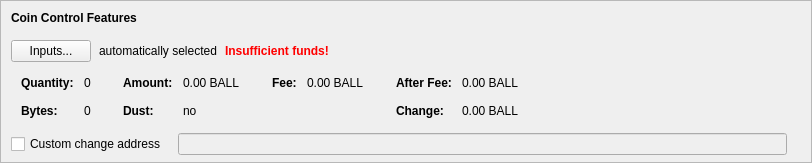
    <widget class="QFrame" name="frameCoinControl">
     <property name="sizePolicy">
      <sizepolicy hsizetype="Expanding" vsizetype="Expanding">
       <horstretch>0</horstretch>
       <verstretch>0</verstretch>
      </sizepolicy>
     </property>
     <property name="maximumSize">
      <size>
       <width>16777215</width>
       <height>16777215</height>
      </size>
     </property>
     <property name="frameShape">
      <enum>QFrame::StyledPanel</enum>
     </property>
     <property name="frameShadow">
      <enum>QFrame::Sunken</enum>
     </property>
     <layout class="QVBoxLayout" name="verticalLayoutCoinControl2">
      <property name="spacing">
       <number>0</number>
      </property>
      <property name="leftMargin">
       <number>0</number>
      </property>
      <property name="topMargin">
       <number>0</number>
      </property>
      <property name="rightMargin">
       <number>0</number>
      </property>
      <property name="bottomMargin">
       <number>6</number>
      </property>
      <item>
       <layout class="QVBoxLayout" name="verticalLayoutCoinControl" stretch="0,0,0,0,1">
        <property name="spacing">
         <number>0</number>
        </property>
        <property name="leftMargin">
         <number>10</number>
        </property>
        <property name="topMargin">
         <number>10</number>
        </property>
        <item>
         <layout class="QHBoxLayout" name="horizontalLayoutCoinControl1">
          <property name="bottomMargin">
           <number>15</number>
          </property>
          <item>
           <widget class="QLabel" name="labelCoinControlFeatures">
            <property name="sizePolicy">
             <sizepolicy hsizetype="Preferred" vsizetype="Maximum">
              <horstretch>0</horstretch>
              <verstretch>0</verstretch>
             </sizepolicy>
            </property>
            <property name="font">
             <font>
              <weight>75</weight>
              <bold>true</bold>
             </font>
            </property>
            <property name="styleSheet">
             <string notr="true">font-weight:bold;</string>
            </property>
            <property name="text">
             <string>Coin Control Features</string>
            </property>
           </widget>
          </item>
         </layout>
        </item>
        <item>
         <layout class="QHBoxLayout" name="horizontalLayoutCoinControl2" stretch="0,0,0,0">
          <property name="spacing">
           <number>8</number>
          </property>
          <property name="bottomMargin">
           <number>10</number>
          </property>
          <item>
           <widget class="QPushButton" name="pushButtonCoinControl">
            <property name="styleSheet">
             <string notr="true"/>
            </property>
            <property name="text">
             <string>Inputs...</string>
            </property>
            <property name="autoDefault">
             <bool>false</bool>
            </property>
           </widget>
          </item>
          <item>
           <widget class="QLabel" name="labelCoinControlAutomaticallySelected">
            <property name="text">
             <string>automatically selected</string>
            </property>
            <property name="margin">
             <number>5</number>
            </property>
           </widget>
          </item>
          <item>
           <widget class="QLabel" name="labelCoinControlInsuffFunds">
            <property name="font">
             <font>
              <weight>75</weight>
              <bold>true</bold>
             </font>
            </property>
            <property name="styleSheet">
             <string notr="true">color:red;font-weight:bold;</string>
            </property>
            <property name="text">
             <string>Insufficient funds!</string>
            </property>
            <property name="margin">
             <number>5</number>
            </property>
           </widget>
          </item>
          <item>
           <spacer name="horizontalSpacerCoinControl">
            <property name="orientation">
             <enum>Qt::Horizontal</enum>
            </property>
            <property name="sizeHint" stdset="0">
             <size>
              <width>40</width>
              <height>1</height>
             </size>
            </property>
           </spacer>
          </item>
         </layout>
        </item>
        <item>
         <widget class="QWidget" name="widgetCoinControl" native="true">
          <property name="sizePolicy">
           <sizepolicy hsizetype="Preferred" vsizetype="Preferred">
            <horstretch>0</horstretch>
            <verstretch>0</verstretch>
           </sizepolicy>
          </property>
          <property name="minimumSize">
           <size>
            <width>0</width>
            <height>0</height>
           </size>
          </property>
          <property name="styleSheet">
           <string notr="true"/>
          </property>
          <layout class="QHBoxLayout" name="horizontalLayoutCoinControl5">
           <property name="leftMargin">
            <number>0</number>
           </property>
           <property name="topMargin">
            <number>0</number>
           </property>
           <property name="rightMargin">
            <number>0</number>
           </property>
           <property name="bottomMargin">
            <number>0</number>
           </property>
           <item>
            <layout class="QHBoxLayout" name="horizontalLayoutCoinControl3" stretch="0,0,0,1">
             <property name="spacing">
              <number>20</number>
             </property>
             <property name="topMargin">
              <number>0</number>
             </property>
             <property name="bottomMargin">
              <number>10</number>
             </property>
             <item>
              <layout class="QFormLayout" name="formLayoutCoinControl1">
               <property name="horizontalSpacing">
                <number>10</number>
               </property>
               <property name="verticalSpacing">
                <number>14</number>
               </property>
               <property name="leftMargin">
                <number>10</number>
               </property>
               <property name="topMargin">
                <number>4</number>
               </property>
               <property name="rightMargin">
                <number>6</number>
               </property>
               <item row="0" column="0">
                <widget class="QLabel" name="labelCoinControlQuantityText">
                 <property name="font">
                  <font>
                   <weight>75</weight>
                   <bold>true</bold>
                  </font>
                 </property>
                 <property name="text">
                  <string>Quantity:</string>
                 </property>
                 <property name="margin">
                  <number>0</number>
                 </property>
                </widget>
               </item>
               <item row="0" column="1">
                <widget class="QLabel" name="labelCoinControlQuantity">
                 <property name="cursor">
                  <cursorShape>IBeamCursor</cursorShape>
                 </property>
                 <property name="contextMenuPolicy">
                  <enum>Qt::ActionsContextMenu</enum>
                 </property>
                 <property name="text">
                  <string notr="true">0</string>
                 </property>
                 <property name="margin">
                  <number>0</number>
                 </property>
                 <property name="textInteractionFlags">
                  <set>Qt::LinksAccessibleByMouse|Qt::TextSelectableByKeyboard|Qt::TextSelectableByMouse</set>
                 </property>
                </widget>
               </item>
               <item row="1" column="0">
                <widget class="QLabel" name="labelCoinControlBytesText">
                 <property name="font">
                  <font>
                   <weight>75</weight>
                   <bold>true</bold>
                  </font>
                 </property>
                 <property name="text">
                  <string>Bytes:</string>
                 </property>
                </widget>
               </item>
               <item row="1" column="1">
                <widget class="QLabel" name="labelCoinControlBytes">
                 <property name="cursor">
                  <cursorShape>IBeamCursor</cursorShape>
                 </property>
                 <property name="contextMenuPolicy">
                  <enum>Qt::ActionsContextMenu</enum>
                 </property>
                 <property name="text">
                  <string notr="true">0</string>
                 </property>
                 <property name="textInteractionFlags">
                  <set>Qt::LinksAccessibleByMouse|Qt::TextSelectableByKeyboard|Qt::TextSelectableByMouse</set>
                 </property>
                </widget>
               </item>
              </layout>
             </item>
             <item>
              <layout class="QFormLayout" name="formLayoutCoinControl2">
               <property name="horizontalSpacing">
                <number>10</number>
               </property>
               <property name="verticalSpacing">
                <number>14</number>
               </property>
               <property name="leftMargin">
                <number>6</number>
               </property>
               <property name="topMargin">
                <number>4</number>
               </property>
               <property name="rightMargin">
                <number>6</number>
               </property>
               <item row="0" column="0">
                <widget class="QLabel" name="labelCoinControlAmountText">
                 <property name="font">
                  <font>
                   <weight>75</weight>
                   <bold>true</bold>
                  </font>
                 </property>
                 <property name="text">
                  <string>Amount:</string>
                 </property>
                 <property name="margin">
                  <number>0</number>
                 </property>
                </widget>
               </item>
               <item row="0" column="1">
                <widget class="QLabel" name="labelCoinControlAmount">
                 <property name="cursor">
                  <cursorShape>IBeamCursor</cursorShape>
                 </property>
                 <property name="contextMenuPolicy">
                  <enum>Qt::ActionsContextMenu</enum>
                 </property>
                 <property name="text">
                  <string notr="true">0.00 BALL</string>
                 </property>
                 <property name="textInteractionFlags">
                  <set>Qt::LinksAccessibleByMouse|Qt::TextSelectableByKeyboard|Qt::TextSelectableByMouse</set>
                 </property>
                </widget>
               </item>
               <item row="1" column="0">
                <widget class="QLabel" name="labelCoinControlLowOutputText">
                 <property name="font">
                  <font>
                   <weight>75</weight>
                   <bold>true</bold>
                  </font>
                 </property>
                 <property name="text">
                  <string>Dust:</string>
                 </property>
                </widget>
               </item>
               <item row="1" column="1">
                <widget class="QLabel" name="labelCoinControlLowOutput">
                 <property name="cursor">
                  <cursorShape>IBeamCursor</cursorShape>
                 </property>
                 <property name="contextMenuPolicy">
                  <enum>Qt::ActionsContextMenu</enum>
                 </property>
                 <property name="text">
                  <string notr="true">no</string>
                 </property>
                 <property name="textInteractionFlags">
                  <set>Qt::LinksAccessibleByMouse|Qt::TextSelectableByKeyboard|Qt::TextSelectableByMouse</set>
                 </property>
                </widget>
               </item>
              </layout>
             </item>
             <item>
              <layout class="QFormLayout" name="formLayoutCoinControl3">
               <property name="horizontalSpacing">
                <number>10</number>
               </property>
               <property name="verticalSpacing">
                <number>14</number>
               </property>
               <property name="leftMargin">
                <number>6</number>
               </property>
               <property name="topMargin">
                <number>4</number>
               </property>
               <property name="rightMargin">
                <number>6</number>
               </property>
               <item row="0" column="0">
                <widget class="QLabel" name="labelCoinControlFeeText">
                 <property name="font">
                  <font>
                   <weight>75</weight>
                   <bold>true</bold>
                  </font>
                 </property>
                 <property name="text">
                  <string>Fee:</string>
                 </property>
                 <property name="margin">
                  <number>0</number>
                 </property>
                </widget>
               </item>
               <item row="0" column="1">
                <widget class="QLabel" name="labelCoinControlFee">
                 <property name="cursor">
                  <cursorShape>IBeamCursor</cursorShape>
                 </property>
                 <property name="contextMenuPolicy">
                  <enum>Qt::ActionsContextMenu</enum>
                 </property>
                 <property name="text">
                  <string notr="true">0.00 BALL</string>
                 </property>
                 <property name="textInteractionFlags">
                  <set>Qt::LinksAccessibleByMouse|Qt::TextSelectableByKeyboard|Qt::TextSelectableByMouse</set>
                 </property>
                </widget>
               </item>
              </layout>
             </item>
             <item>
              <layout class="QFormLayout" name="formLayoutCoinControl4">
               <property name="horizontalSpacing">
                <number>10</number>
               </property>
               <property name="verticalSpacing">
                <number>14</number>
               </property>
               <property name="leftMargin">
                <number>6</number>
               </property>
               <property name="topMargin">
                <number>4</number>
               </property>
               <property name="rightMargin">
                <number>6</number>
               </property>
               <item row="0" column="0">
                <widget class="QLabel" name="labelCoinControlAfterFeeText">
                 <property name="font">
                  <font>
                   <weight>75</weight>
                   <bold>true</bold>
                  </font>
                 </property>
                 <property name="text">
                  <string>After Fee:</string>
                 </property>
                 <property name="margin">
                  <number>0</number>
                 </property>
                </widget>
               </item>
               <item row="0" column="1">
                <widget class="QLabel" name="labelCoinControlAfterFee">
                 <property name="cursor">
                  <cursorShape>IBeamCursor</cursorShape>
                 </property>
                 <property name="contextMenuPolicy">
                  <enum>Qt::ActionsContextMenu</enum>
                 </property>
                 <property name="text">
                  <string notr="true">0.00 BALL</string>
                 </property>
                 <property name="textInteractionFlags">
                  <set>Qt::LinksAccessibleByMouse|Qt::TextSelectableByKeyboard|Qt::TextSelectableByMouse</set>
                 </property>
                </widget>
               </item>
               <item row="1" column="0">
                <widget class="QLabel" name="labelCoinControlChangeText">
                 <property name="font">
                  <font>
                   <weight>75</weight>
                   <bold>true</bold>
                  </font>
                 </property>
                 <property name="text">
                  <string>Change:</string>
                 </property>
                </widget>
               </item>
               <item row="1" column="1">
                <widget class="QLabel" name="labelCoinControlChange">
                 <property name="cursor">
                  <cursorShape>IBeamCursor</cursorShape>
                 </property>
                 <property name="contextMenuPolicy">
                  <enum>Qt::ActionsContextMenu</enum>
                 </property>
                 <property name="text">
                  <string notr="true">0.00 BALL</string>
                 </property>
                 <property name="textInteractionFlags">
                  <set>Qt::LinksAccessibleByMouse|Qt::TextSelectableByKeyboard|Qt::TextSelectableByMouse</set>
                 </property>
                </widget>
               </item>
              </layout>
             </item>
            </layout>
           </item>
          </layout>
         </widget>
        </item>
        <item>
         <layout class="QHBoxLayout" name="horizontalLayoutCoinControl4" stretch="0,0,0">
          <property name="spacing">
           <number>12</number>
          </property>
          <property name="sizeConstraint">
           <enum>QLayout::SetDefaultConstraint</enum>
          </property>
          <property name="topMargin">
           <number>5</number>
          </property>
          <property name="rightMargin">
           <number>5</number>
          </property>
          <item>
           <widget class="QCheckBox" name="checkBoxCoinControlChange">
            <property name="toolTip">
             <string>If this is activated, but the change address is empty or invalid, change will be sent to a newly generated address.</string>
            </property>
            <property name="text">
             <string>Custom change address</string>
            </property>
           </widget>
          </item>
          <item>
           <widget class="QValidatedLineEdit" name="lineEditCoinControlChange">
            <property name="enabled">
             <bool>false</bool>
            </property>
            <property name="sizePolicy">
             <sizepolicy hsizetype="Expanding" vsizetype="Fixed">
              <horstretch>0</horstretch>
              <verstretch>0</verstretch>
             </sizepolicy>
            </property>
           </widget>
          </item>
          <item>
           <widget class="QLabel" name="labelCoinControlChangeLabel">
            <property name="sizePolicy">
             <sizepolicy hsizetype="Preferred" vsizetype="Expanding">
              <horstretch>0</horstretch>
              <verstretch>0</verstretch>
             </sizepolicy>
            </property>
            <property name="minimumSize">
             <size>
              <width>0</width>
              <height>0</height>
             </size>
            </property>
            <property name="text">
             <string/>
            </property>
            <property name="margin">
             <number>3</number>
            </property>
           </widget>
          </item>
         </layout>
        </item>
        <item>
         <spacer name="verticalSpacerCoinControl">
          <property name="orientation">
           <enum>Qt::Vertical</enum>
          </property>
          <property name="sizeHint" stdset="0">
           <size>
            <width>800</width>
            <height>1</height>
           </size>
          </property>
         </spacer>
        </item>
       </layout>
      </item>
     </layout>
    </widget>
